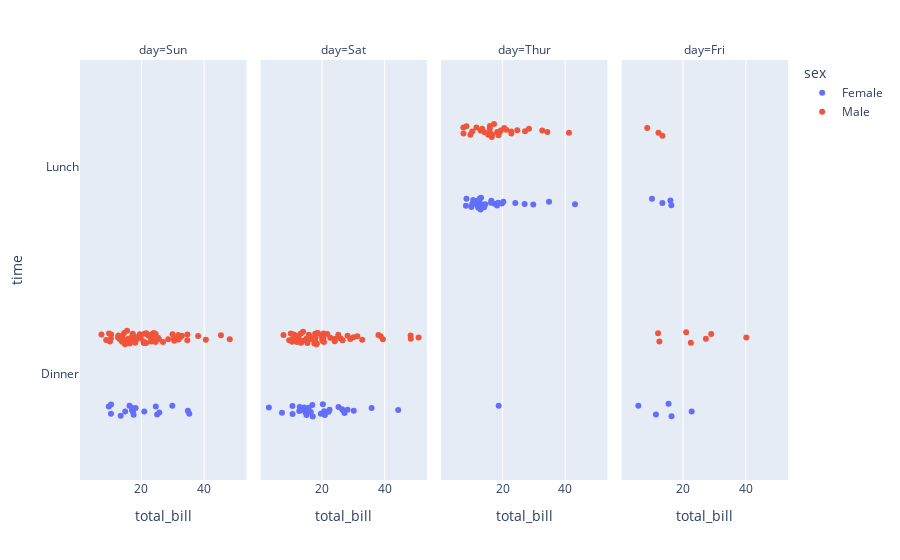

This figure's notebook cell:
### Markdown cell above
# Box Plot With Only Points  =>  strip

### Code cell
fig = px.strip(df, x="total_bill", y="time", color="sex", facet_col="day")
fig.show()

### Figure 1 — Plotly figure (JSON) as saved in the notebook; plotly's stock layout.template omitted (floating-point values rounded to 4 significant figures)
{"data": [{"alignmentgroup": "True", "boxpoints": "all", "fillcolor": "rgba(255,255,255,0)", "hoveron": "points", "hovertemplate": "sex=Female<br>day=Sun<br>total_bill=%{x}<br>time=%{y}<extra></extra>", "legendgroup": "Female", "line": {"color": "rgba(255,255,255,0)"}, "marker": {"color": "#636efa"}, "name": "Female", "offsetgroup": "Female", "orientation": "h", "pointpos": 0, "showlegend": true, "type": "box", "x": [16.99, 24.59, 35.26, 14.83, 10.33, 16.97, 10.29, 34.81, 25.71, 17.31, 29.85, 25, 13.39, 16.21, 17.51, 9.6, 20.9, 18.15], "x0": " ", "xaxis": "x", "y": ["Dinner", "Dinner", "Dinner", "Dinner", "Dinner", "Dinner", "Dinner", "Dinner", "Dinner", "Dinner", "Dinner", "Dinner", "Dinner", "Dinner", "Dinner", "Dinner", "Dinner", "Dinner"], "y0": " ", "yaxis": "y"}, {"alignmentgroup": "True", "boxpoints": "all", "fillcolor": "rgba(255,255,255,0)", "hoveron": "points", "hovertemplate": "sex=Female<br>day=Sat<br>total_bill=%{x}<br>time=%{y}<extra></extra>", "legendgroup": "Female", "line": {"color": "rgba(255,255,255,0)"}, "marker": {"color": "#636efa"}, "name": "Female", "offsetgroup": "Female", "orientation": "h", "pointpos": 0, "showlegend": false, "type": "box", "x": [20.29, 15.77, 19.65, 15.06, 20.69, 16.93, 26.41, 16.45, 3.07, 17.07, 26.86, 25.28, 14.73, 44.3, 22.42, 20.92, 14.31, 7.25, 10.59, 10.63, 12.76, 13.27, 28.17, 12.9, 30.14, 22.12, 35.83, 27.18], "x0": " ", "xaxis": "x2", "y": ["Dinner", "Dinner", "Dinner", "Dinner", "Dinner", "Dinner", "Dinner", "Dinner", "Dinner", "Dinner", "Dinner", "Dinner", "Dinner", "Dinner", "Dinner", "Dinner", "Dinner", "Dinner", "Dinner", "Dinner", "Dinner", "Dinner", "Dinner", "Dinner", "Dinner", "Dinner", "Dinner", "Dinner"], "y0": " ", "yaxis": "y2"}, {"alignmentgroup": "True", "boxpoints": "all", "fillcolor": "rgba(255,255,255,0)", "hoveron": "points", "hovertemplate": "sex=Female<br>day=Thur<br>total_bill=%{x}<br>time=%{y}<extra></extra>", "legendgroup": "Female", "line": {"color": "rgba(255,255,255,0)"}, "marker": {"color": "#636efa"}, "name": "Female", "offsetgroup": "Female", "orientation": "h", "pointpos": 0, "showlegend": false, "type": "box", "x": [10.07, 34.83, 10.65, 12.43, 24.08, 13.42, 12.48, 29.8, 14.52, 11.38, 20.27, 11.17, 12.26, 18.26, 8.51, 10.33, 14.15, 13.16, 17.47, 27.05, 16.43, 8.35, 18.64, 11.87, 19.81, 43.11, 13, 12.74, 13, 16.4, 16.47, 18.78], "x0": " ", "xaxis": "x3", "y": ["Lunch", "Lunch", "Lunch", "Lunch", "Lunch", "Lunch", "Lunch", "Lunch", "Lunch", "Lunch", "Lunch", "Lunch", "Lunch", "Lunch", "Lunch", "Lunch", "Lunch", "Lunch", "Lunch", "Lunch", "Lunch", "Lunch", "Lunch", "Lunch", "Lunch", "Lunch", "Lunch", "Lunch", "Lunch", "Lunch", "Lunch", "Dinner"], "y0": " ", "yaxis": "y3"}, {"alignmentgroup": "True", "boxpoints": "all", "fillcolor": "rgba(255,255,255,0)", "hoveron": "points", "hovertemplate": "sex=Female<br>day=Fri<br>total_bill=%{x}<br>time=%{y}<extra></extra>", "legendgroup": "Female", "line": {"color": "rgba(255,255,255,0)"}, "marker": {"color": "#636efa"}, "name": "Female", "offsetgroup": "Female", "orientation": "h", "pointpos": 0, "showlegend": false, "type": "box", "x": [5.75, 16.32, 22.75, 11.35, 15.38, 13.42, 15.98, 16.27, 10.09], "x0": " ", "xaxis": "x4", "y": ["Dinner", "Dinner", "Dinner", "Dinner", "Dinner", "Lunch", "Lunch", "Lunch", "Lunch"], "y0": " ", "yaxis": "y4"}, {"alignmentgroup": "True", "boxpoints": "all", "fillcolor": "rgba(255,255,255,0)", "hoveron": "points", "hovertemplate": "sex=Male<br>day=Sun<br>total_bill=%{x}<br>time=%{y}<extra></extra>", "legendgroup": "Male", "line": {"color": "rgba(255,255,255,0)"}, "marker": {"color": "#EF553B"}, "name": "Male", "offsetgroup": "Male", "orientation": "h", "pointpos": 0, "showlegend": true, "type": "box", "x": [10.34, 21.01, 23.68, 25.29, 8.77, 26.88, 15.04, 14.78, 10.27, 15.42, 18.43, 21.58, 16.29, 17.46, 13.94, 9.68, 30.4, 18.29, 22.23, 32.4, 28.55, 18.04, 12.54, 9.94, 25.56, 19.49, 38.07, 23.95, 29.93, 14.07, 13.13, 17.26, 24.55, 19.77, 48.17, 16.49, 21.5, 12.66, 13.81, 24.52, 20.76, 31.71, 7.25, 31.85, 16.82, 32.9, 17.89, 14.48, 34.63, 34.65, 23.33, 45.35, 23.17, 40.55, 20.69, 30.46, 23.1, 15.69], "x0": " ", "xaxis": "x", "y": ["Dinner", "Dinner", "Dinner", "Dinner", "Dinner", "Dinner", "Dinner", "Dinner", "Dinner", "Dinner", "Dinner", "Dinner", "Dinner", "Dinner", "Dinner", "Dinner", "Dinner", "Dinner", "Dinner", "Dinner", "Dinner", "Dinner", "Dinner", "Dinner", "Dinner", "Dinner", "Dinner", "Dinner", "Dinner", "Dinner", "Dinner", "Dinner", "Dinner", "Dinner", "Dinner", "Dinner", "Dinner", "Dinner", "Dinner", "Dinner", "Dinner", "Dinner", "Dinner", "Dinner", "Dinner", "Dinner", "Dinner", "Dinner", "Dinner", "Dinner", "Dinner", "Dinner", "Dinner", "Dinner", "Dinner", "Dinner", "Dinner", "Dinner"], "y0": " ", "yaxis": "y"}, {"alignmentgroup": "True", "boxpoints": "all", "fillcolor": "rgba(255,255,255,0)", "hoveron": "points", "hovertemplate": "sex=Male<br>day=Sat<br>total_bill=%{x}<br>time=%{y}<extra></extra>", "legendgroup": "Male", "line": {"color": "rgba(255,255,255,0)"}, "marker": {"color": "#EF553B"}, "name": "Male", "offsetgroup": "Male", "orientation": "h", "pointpos": 0, "showlegend": false, "type": "box", "x": [20.65, 17.92, 39.42, 19.82, 17.81, 13.37, 12.69, 21.7, 9.55, 18.35, 17.78, 24.06, 16.31, 18.69, 31.27, 16.04, 38.01, 11.24, 48.27, 20.29, 13.81, 11.02, 18.29, 17.59, 20.08, 20.23, 15.01, 12.02, 10.51, 17.92, 15.36, 20.49, 25.21, 18.24, 14, 50.81, 15.81, 26.59, 38.73, 24.27, 30.06, 25.89, 48.33, 28.15, 11.59, 7.74, 20.45, 13.28, 24.01, 15.69, 11.61, 10.77, 15.53, 10.07, 12.6, 32.83, 29.03, 22.67, 17.82], "x0": " ", "xaxis": "x2", "y": ["Dinner", "Dinner", "Dinner", "Dinner", "Dinner", "Dinner", "Dinner", "Dinner", "Dinner", "Dinner", "Dinner", "Dinner", "Dinner", "Dinner", "Dinner", "Dinner", "Dinner", "Dinner", "Dinner", "Dinner", "Dinner", "Dinner", "Dinner", "Dinner", "Dinner", "Dinner", "Dinner", "Dinner", "Dinner", "Dinner", "Dinner", "Dinner", "Dinner", "Dinner", "Dinner", "Dinner", "Dinner", "Dinner", "Dinner", "Dinner", "Dinner", "Dinner", "Dinner", "Dinner", "Dinner", "Dinner", "Dinner", "Dinner", "Dinner", "Dinner", "Dinner", "Dinner", "Dinner", "Dinner", "Dinner", "Dinner", "Dinner", "Dinner", "Dinner"], "y0": " ", "yaxis": "y2"}, {"alignmentgroup": "True", "boxpoints": "all", "fillcolor": "rgba(255,255,255,0)", "hoveron": "points", "hovertemplate": "sex=Male<br>day=Thur<br>total_bill=%{x}<br>time=%{y}<extra></extra>", "legendgroup": "Male", "line": {"color": "rgba(255,255,255,0)"}, "marker": {"color": "#EF553B"}, "name": "Male", "offsetgroup": "Male", "orientation": "h", "pointpos": 0, "showlegend": false, "type": "box", "x": [27.2, 22.76, 17.29, 19.44, 16.66, 32.68, 15.98, 13.03, 18.28, 24.71, 21.16, 11.69, 14.26, 15.95, 8.52, 22.82, 19.08, 16, 34.3, 41.19, 9.78, 7.51, 28.44, 15.48, 16.58, 7.56, 10.34, 13.51, 18.71, 20.53], "x0": " ", "xaxis": "x3", "y": ["Lunch", "Lunch", "Lunch", "Lunch", "Lunch", "Lunch", "Lunch", "Lunch", "Lunch", "Lunch", "Lunch", "Lunch", "Lunch", "Lunch", "Lunch", "Lunch", "Lunch", "Lunch", "Lunch", "Lunch", "Lunch", "Lunch", "Lunch", "Lunch", "Lunch", "Lunch", "Lunch", "Lunch", "Lunch", "Lunch"], "y0": " ", "yaxis": "y3"}, {"alignmentgroup": "True", "boxpoints": "all", "fillcolor": "rgba(255,255,255,0)", "hoveron": "points", "hovertemplate": "sex=Male<br>day=Fri<br>total_bill=%{x}<br>time=%{y}<extra></extra>", "legendgroup": "Male", "line": {"color": "rgba(255,255,255,0)"}, "marker": {"color": "#EF553B"}, "name": "Male", "offsetgroup": "Male", "orientation": "h", "pointpos": 0, "showlegend": false, "type": "box", "x": [28.97, 22.49, 40.17, 27.28, 12.03, 21.01, 12.46, 12.16, 8.58, 13.42], "x0": " ", "xaxis": "x4", "y": ["Dinner", "Dinner", "Dinner", "Dinner", "Dinner", "Dinner", "Dinner", "Lunch", "Lunch", "Lunch"], "y0": " ", "yaxis": "y4"}], "layout": {"annotations": [{"font": {}, "showarrow": false, "text": "day=Sun", "x": 0.1175, "xanchor": "center", "xref": "paper", "y": 1, "yanchor": "bottom", "yref": "paper"}, {"font": {}, "showarrow": false, "text": "day=Sat", "x": 0.3725, "xanchor": "center", "xref": "paper", "y": 1, "yanchor": "bottom", "yref": "paper"}, {"font": {}, "showarrow": false, "text": "day=Thur", "x": 0.6275, "xanchor": "center", "xref": "paper", "y": 1, "yanchor": "bottom", "yref": "paper"}, {"font": {}, "showarrow": false, "text": "day=Fri", "x": 0.8825, "xanchor": "center", "xref": "paper", "y": 1, "yanchor": "bottom", "yref": "paper"}], "boxmode": "group", "legend": {"title": {"text": "sex"}, "tracegroupgap": 0}, "margin": {"t": 60}, "xaxis": {"anchor": "y", "domain": [0, 0.235], "title": {"text": "total_bill"}}, "xaxis2": {"anchor": "y2", "domain": [0.255, 0.49], "matches": "x", "title": {"text": "total_bill"}}, "xaxis3": {"anchor": "y3", "domain": [0.51, 0.745], "matches": "x", "title": {"text": "total_bill"}}, "xaxis4": {"anchor": "y4", "domain": [0.765, 1.0], "matches": "x", "title": {"text": "total_bill"}}, "yaxis": {"anchor": "x", "domain": [0, 1], "title": {"text": "time"}}, "yaxis2": {"anchor": "x2", "domain": [0, 1], "matches": "y", "showticklabels": false}, "yaxis3": {"anchor": "x3", "domain": [0, 1], "matches": "y", "showticklabels": false}, "yaxis4": {"anchor": "x4", "domain": [0, 1], "matches": "y", "showticklabels": false}}}
